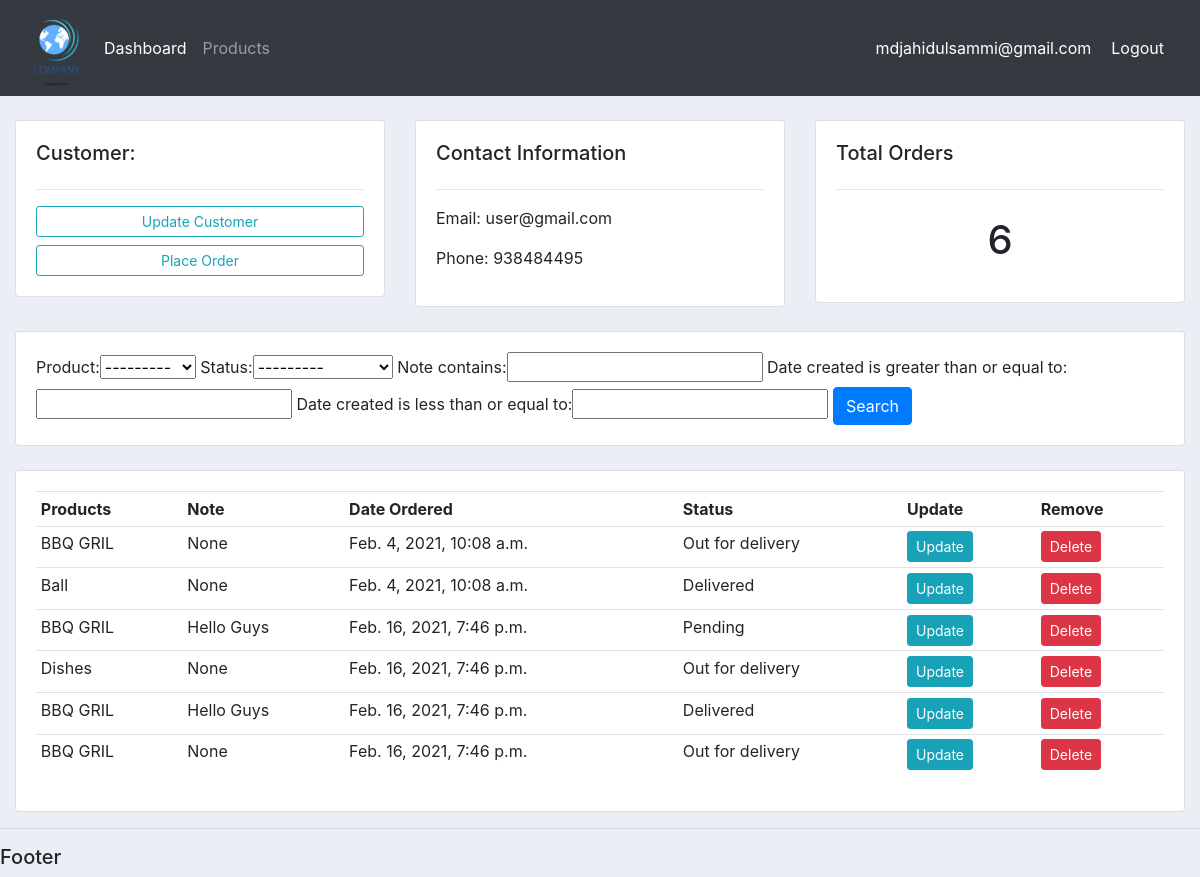
The app's page /customer/1/ (signed in) with its own data.
### accounts/models.py (models this page shows, shortened)
class Customer(models.Model):
    user = models.OneToOneField(User, null=True, blank=True, on_delete=models.CASCADE)
    name = models.CharField(max_length=200, null=True)
    phone = models.CharField(max_length=200, null=True)
    email = models.CharField(max_length=200, null=True)
    profile_pic = models.ImageField(default="default.jpg", null=True, blank=True)
    date_created = models.DateTimeField(auto_now_add=True, null=True)

class Order(models.Model):
    STATUS = (
            ('Pending','Pending'),
            ('Out for delivery', 'Out for delivery'),
            ('Delivered', 'Delivered'),
            )
    customer = models.ForeignKey(Customer, null=True, on_delete= models.SET_NULL)
    product = models.ForeignKey(Products, null=True, on_delete= models.SET_NULL)
    date_created = models.DateTimeField(auto_now_add=True, null=True)
    status = models.CharField(max_length=200, null=True, choices=STATUS)
    note = models.CharField(max_length=200, null=True)

class Products(models.Model):
    CATEGORY = (
              ('Indoor', 'Indoor'),
              ('Out Door', 'Out Door'),
              )
    name = models.CharField(max_length=200, null=True)
    price = models.FloatField(null=True)
    category = models.CharField(max_length=200, null=True, choices=CATEGORY)
    description = models.CharField(max_length=200, null=True, blank=True)
    date_created = models.DateTimeField(auto_now_add=True, null=True)
    tag = models.ManyToManyField(Tag)
    def __str__(self):
        return self.name

### accounts/decorators.py (the view)
        def wrapper_func(request, *args, **kwargs):
            group = None
            if request.user.groups.exists():
                group = request.user.groups.all()[0].name
            if group in allowed_roles:
                return view_func(request, *args, **kwargs)
            else:
                return HttpResponse('you are not authorized to this page')

### accounts/views.py (called while the page is built)
@login_required(login_url='login')
@allowed_users(allowed_roles=['admin'])
def customer(request, new_value):
    customer = Customer.objects.get(id=new_value)
    orders = customer.order_set.all()
    order_count = orders.count()
    myFilter = orderFilter(request.GET, queryset=orders)
    orders = myFilter.qs
    context = {'customer':customer,'orders': orders,'order_count':order_count, 'myFilter': myFilter}
    return render(request,'accounts/customer.html',context)

### accounts/templates/accounts/customer.html
{% extends 'accounts/main.html' %}
{% block content %}
    <br>
<div class="row">
    <div class="col-md">
        <div class="card card-body">
           <h5>Customer:</h5>
           <hr>
           <a class="btn btn-outline-info  btn-sm btn-block" href="">Update Customer</a>
           <a class="btn btn-outline-info  btn-sm btn-block" href="{% url 'create_order' customer.id %}">Place Order</a>
        </div>
    </div>
    <div class="col-md">
        <div class="card card-body">
            <h5>Contact Information</h5>
            <hr>
            <p>Email: {{customer.email}}</p>
            <p>Phone: {{customer.phone}}</p>
        </div>
    </div>
    <div class="col-md">
        <div class="card card-body">
            <h5>Total Orders</h5>
            <hr>
            <h1 style="text-align: center;padding: 10px">{{order_count}}</h1>
        </div>
    </div>
</div>
<br>
<div class="row">
    <div class="col">
        <div class="card card-body">
            <form method="get">
                {{myFilter.form}}
              <button class="btn btn-primary" type="Submit">Search</button>
            </form>
        </div>
    </div>
</div>
<br>
<div class="row">
    <div class="col-md">
        <div class="card card-body">
            <table class="table table-sm">
                <tr>
                    <th>Products</th>
                    <th>Note</th>
                    <th>Date Ordered</th>
                    <th>Status</th>
                    <th>Update</th>
                    <th>Remove</th>
                </tr>
                {% for order in orders %}
                 <tr>
                     <td>{{order.product}}</td>
                     <td>{{order.note}}</td>
                     <td>{{order.date_created}}</td>
                     <td>{{order.status}}</td>
                     <td><a class="btn btn-sm btn-info" href="{% url 'update_order' order.id %}">Update</a></td>
                     <td><a class="btn btn-sm btn-danger"href="{% url 'delete_order' order.id %}">Delete</a></td>
                </tr>
                {% endfor %}
            </table>
        </div>
    </div>
</div>
{% endblock %}

### accounts/templates/accounts/navbar.html (shortened to what this page needs)
{% load static %}
<nav class="navbar navbar-expand-lg navbar-dark bg-dark">
<img src="{% static 'images/logo1.png' %}">
<div class="collapse navbar-collapse" id="navbarNav">
  <ul class="navbar-nav">
    {% if request.user.is_staff %}
    <li class="nav-item active">
      <a class="nav-link" href="{% url 'home' %}">Dashboard</a>
    </li>
    <li class="nav-item">
      <a class="nav-link" href="{% url 'products' %}">Products</a>
    </li>
    {% else %}
      <li class="nav-item">
        <a class="nav-link" href="{% url 'account' %}">Settings</a>
      </li>
    {% endif %}
  </ul>
</div>
<span class="hello-msg"> {{request.user}} </span>
<span><a class="hello-msg" href="{% url 'logout' %}">Logout</a></span>
</nav>

### static/css/main.css (style rules this page uses)
body { background-color: #ebeff5; }

### accounts/templates/accounts/navbar.html (style rules this page uses)
.hello-msg { front-size: 18px; color: #fff; margin-right: 20px }

### records on screen
Customer: email "user@gmail.com", phone "938484495"
Order: product "BBQ GRIL", note "None", date_created "Feb. 4, 2021, 10:08 a.m.", status "Out for delivery"
Order: product "Ball", note "None", date_created "Feb. 4, 2021, 10:08 a.m.", status "Delivered"
Order: product "BBQ GRIL", note "Hello Guys", date_created "Feb. 16, 2021, 7:46 p.m.", status "Pending"
Order: product "Dishes", note "None", date_created "Feb. 16, 2021, 7:46 p.m.", status "Out for delivery"
Order: product "BBQ GRIL", note "Hello Guys", date_created "Feb. 16, 2021, 7:46 p.m.", status "Delivered"
Order: product "BBQ GRIL", note "None", date_created "Feb. 16, 2021, 7:46 p.m.", status "Out for delivery"

### other values on screen
{{ request.user }} "mdjahidulsammi@gmail.com"
{{ order_count }} "6"
